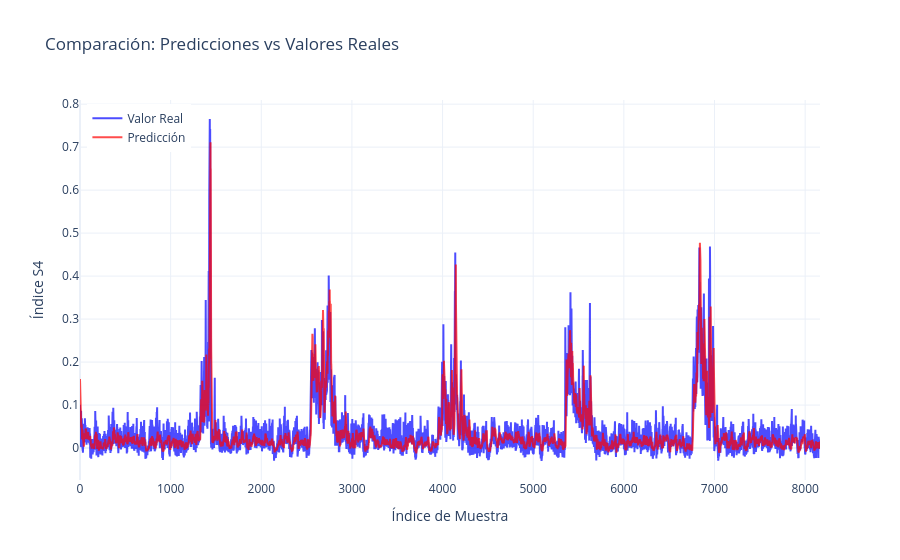

Here is the notebook cell this chart was saved with:
### Code cell
import plotly.graph_objects as go

# Crear el eje X basado en el índice de muestra
# Asegurarse de que sean arrays planos y del mismo tamaño
y_real = np.ravel(y_test_original)
y_pred = np.ravel(y_pred_original)
x_vals = list(range(len(y_test_original)))

# Crear figura interactiva
fig = go.Figure()

# Trazar valores reales
fig.add_trace(go.Scatter(
    x=x_vals,
    y=y_real,
    mode='lines',
    name='Valor Real',
    line=dict(color='blue'),
    opacity=0.7
))

# Trazar predicciones
fig.add_trace(go.Scatter(
    x=x_vals,
    y=y_pred,
    mode='lines',
    name='Predicción',
    line=dict(color='red'),
    opacity=0.7
))

# Personalización del gráfico
fig.update_layout(
    title='Comparación: Predicciones vs Valores Reales',
    xaxis_title='Índice de Muestra',
    yaxis_title='Índice S4',
    legend=dict(x=0.01, y=0.99),
    template='plotly_white',
    hovermode='x unified'
)

fig.show()

### Figure 1 — Plotly figure (JSON) as saved in the notebook; plotly's stock layout.template omitted (floating-point values rounded to 4 significant figures; data arrays with more than 128 entries replaced by an {"elided": "..."} marker saying what was removed)
{"data": [{"line": {"color": "blue"}, "mode": "lines", "name": "Valor Real", "opacity": 0.7, "type": "scatter", "x": {"elided": "8165 int values"}, "y": {"elided": "8165 float values"}}, {"line": {"color": "red"}, "mode": "lines", "name": "Predicción", "opacity": 0.7, "type": "scatter", "x": {"elided": "8165 int values"}, "y": {"elided": "8165 float values"}}], "layout": {"autosize": true, "hovermode": "x unified", "legend": {"x": 0.01, "y": 0.99}, "title": {"text": "Comparación: Predicciones vs Valores Reales"}, "xaxis": {"autorange": true, "range": [0, 8164], "title": {"text": "Índice de Muestra"}, "type": "linear"}, "yaxis": {"autorange": true, "range": [-0.0743, 0.8096], "title": {"text": "Índice S4"}, "type": "linear"}}}
